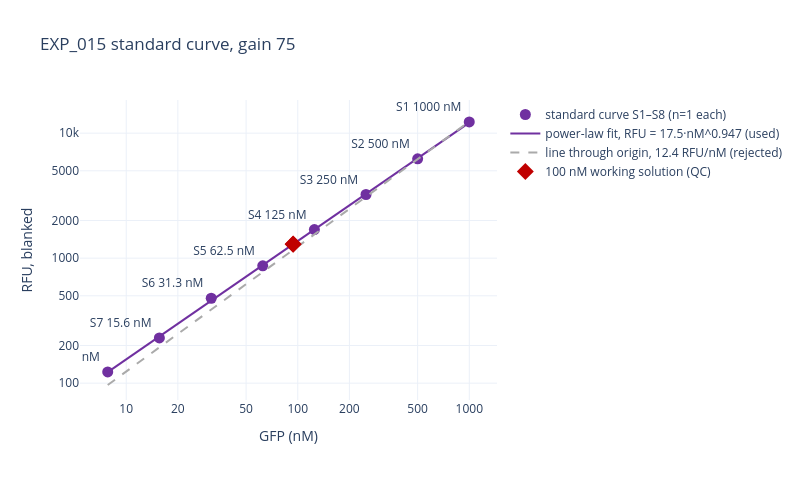

Notebook cell for this chart:
### Markdown cell above
## 3. The standard curve → a concentration axis

What EXP_014 did not have. With it, Tier 1 reports **nM of free GFP** instead of
a depletion fraction against a single reference well.

**The response is sublinear**, and this matters. Forcing a line through the
origin — the obvious thing to do — overestimates the low end by up to 27 %,
which is exactly where the depleted 100 nM Tier-1 samples sit. The curve is
therefore fitted as a power law, `RFU = A · nM^k`, which holds to a few percent
across all three decades.

Fitted on **gain 75**: gain 100 saturates at the top point (S1), and gain 50
throws away resolution at the bottom.

### Code cell
import plotly.graph_objects as go
import plotly.io as pio
pio.templates.default = 'plotly_white'

cur = df[df.group == 'curve'].dropna(subset=['curve_nM']).sort_values('curve_nM')
x = cur.curve_nM.to_numpy(float)
y = cur.f75.to_numpy(float)

# power law in log-log
k, lnA = np.polyfit(np.log(x), np.log(y), 1)
A = float(np.exp(lnA))
res_pow = 100 * (y - A * x**k) / (A * x**k)

# the naive alternative, for comparison
slope = float(np.sum(x * y) / np.sum(x * x))
res_lin = 100 * (y - slope * x) / (slope * x)

print(f'power law : RFU = {A:.2f} * nM^{k:.4f}')
print(f'            residuals % {np.round(res_pow, 1)}')
print(f'line thru 0: {slope:.2f} RFU/nM')
print(f'            residuals % {np.round(res_lin, 1)}   <- up to '
      f'{res_lin.max():.0f} % at the low end')
print(f'\nRFU per nM falls from {y[0]/x[0]:.1f} at {x[0]:g} nM to '
      f'{y[-1]/x[-1]:.1f} at {x[-1]:g} nM — a real {100*(1-(y[-1]/x[-1])/(y[0]/x[0])):.0f} % '
      'compression, not noise.')

def rfu_to_nM(rfu, gain=75):
    """Blanked RFU -> nM via the power-law curve. Converts other gains to 75 first."""
    r = np.asarray(rfu, dtype=float)
    if gain == 100:
        r = r / GAIN[(75, 100)]
    elif gain == 50:
        r = r * GAIN[(50, 75)]
    return (np.clip(r, 1e-9, None) / A) ** (1 / k)

# the 100 nM working solution, read against its own curve
qc = df[df.group == 'qc100']
qc_nM = rfu_to_nM(qc.f75)
C0_100 = float(np.mean(qc_nM))
print(f'\n100 nM working solution measures {C0_100:.1f} nM '
      f'({", ".join(f"{v:.1f}" for v in qc_nM)}) -> {100*(C0_100/100-1):+.1f} % of nominal')
print('Used as C0 for the 100 nM arm, in place of the nominal value.')

fig = go.Figure()
fig.add_trace(go.Scatter(x=x, y=y, mode='markers+text', text=cur['sample'],
                         textposition='top left', name='standard curve S1–S8 (n=1 each)',
                         marker=dict(size=11, color='#7030A0')))
xx = np.logspace(np.log10(x.min()), np.log10(x.max()), 100)
fig.add_trace(go.Scatter(x=xx, y=A * xx**k, mode='lines',
                         name=f'power-law fit, RFU = {A:.1f}·nM^{k:.3f} (used)',
                         line=dict(color='#7030A0')))
fig.add_trace(go.Scatter(x=xx, y=slope * xx, mode='lines',
                         name=f'line through origin, {slope:.1f} RFU/nM (rejected)',
                         line=dict(color='#aaaaaa', dash='dash')))
fig.add_trace(go.Scatter(x=[C0_100] * len(qc_nM), y=qc.f75, mode='markers',
                         name='100 nM working solution (QC)',
                         marker=dict(size=13, symbol='diamond', color='#C00000')))
fig.update_layout(title='EXP_015 standard curve, gain 75',
                  xaxis=dict(title='GFP (nM)', type='log',
                             tickvals=[10, 20, 50, 100, 200, 500, 1000]),
                  yaxis=dict(title='RFU, blanked', type='log',
                             tickvals=[100, 200, 500, 1000, 2000, 5000, 10000]),
                  width=800, height=480)
fig.write_html(DATA / 'EXP_015_curve.html')
fig.show()

### Figure 1 — Plotly figure (JSON) as saved in the notebook; plotly's stock layout.template omitted (floating-point values rounded to 4 significant figures)
{"data": [{"marker": {"color": "#7030A0", "size": 11}, "mode": "markers+text", "name": "standard curve S1–S8 (n=1 each)", "text": ["S8 7.8 nM", "S7 15.6 nM", "S6 31.3 nM", "S5 62.5 nM", "S4 125 nM", "S3 250 nM", "S2 500 nM", "S1 1000 nM"], "textposition": "top left", "type": "scatter", "x": [7.8, 15.6, 31.3, 62.5, 125.0, 250.0, 500.0, 1000.0], "y": [123.0, 230.0, 478.0, 869.0, 1695.0, 3231.0, 6235.0, 12310.0]}, {"line": {"color": "#7030A0"}, "mode": "lines", "name": "power-law fit, RFU = 17.5·nM^0.947 (used)", "type": "scatter", "x": [7.8, 8.192, 8.604, 9.036, 9.49, 9.967, 10.47, 10.99, 11.55, 12.13, 12.74, 13.38, 14.05, 14.75, 15.49, 16.27, 17.09, 17.95, 18.85, 19.8, 20.79, 21.84, 22.94, 24.09, 25.3, 26.57, 27.91, 29.31, 30.78, 32.33, 33.95, 35.66, 37.45, 39.33, 41.31, 43.38, 45.56, 47.85, 50.26, 52.78, 55.43, 58.22, 61.14, 64.22, 67.44, 70.83, 74.39, 78.13, 82.06, 86.18, 90.51, 95.06, 99.83, 104.9, 110.1, 115.7, 121.5, 127.6, 134.0, 140.7, 147.8, 155.2, 163.0, 171.2, 179.8, 188.8, 198.3, 208.3, 218.8, 229.7, 241.3, 253.4, 266.1, 279.5, 293.6, 308.3, 323.8, 340.1, 357.2, 375.1, 394.0, 413.8, 434.5, 456.4, 479.3, 503.4, 528.7, 555.3, 583.2, 612.5, 643.2, 675.6, 709.5, 745.2, 782.6, 821.9, 863.2, 906.6, 952.2, 1000.0], "y": [122.6, 128.4, 134.5, 140.9, 147.6, 154.6, 162.0, 169.7, 177.7, 186.2, 195.0, 204.3, 214.0, 224.2, 234.8, 246.0, 257.7, 269.9, 282.8, 296.2, 310.3, 325.0, 340.5, 356.6, 373.6, 391.3, 409.9, 429.4, 449.8, 471.2, 493.6, 517.0, 541.6, 567.3, 594.3, 622.5, 652.1, 683.1, 715.5, 749.5, 785.2, 822.5, 861.5, 902.5, 945.4, 990.3, 1037.0, 1087.0, 1138.0, 1192.0, 1249.0, 1308.0, 1371.0, 1436.0, 1504.0, 1575.0, 1650.0, 1729.0, 1811.0, 1897.0, 1987.0, 2081.0, 2180.0, 2284.0, 2392.0, 2506.0, 2625.0, 2750.0, 2880.0, 3017.0, 3161.0, 3311.0, 3468.0, 3633.0, 3806.0, 3986.0, 4176.0, 4374.0, 4582.0, 4800.0, 5028.0, 5267.0, 5517.0, 5779.0, 6054.0, 6341.0, 6643.0, 6958.0, 7289.0, 7635.0, 7998.0, 8378.0, 8776.0, 9193.0, 9630.0, 10090.0, 10570.0, 11070.0, 11600.0, 12150.0]}, {"line": {"color": "#aaaaaa", "dash": "dash"}, "mode": "lines", "name": "line through origin, 12.4 RFU/nM (rejected)", "type": "scatter", "x": [7.8, 8.192, 8.604, 9.036, 9.49, 9.967, 10.47, 10.99, 11.55, 12.13, 12.74, 13.38, 14.05, 14.75, 15.49, 16.27, 17.09, 17.95, 18.85, 19.8, 20.79, 21.84, 22.94, 24.09, 25.3, 26.57, 27.91, 29.31, 30.78, 32.33, 33.95, 35.66, 37.45, 39.33, 41.31, 43.38, 45.56, 47.85, 50.26, 52.78, 55.43, 58.22, 61.14, 64.22, 67.44, 70.83, 74.39, 78.13, 82.06, 86.18, 90.51, 95.06, 99.83, 104.9, 110.1, 115.7, 121.5, 127.6, 134.0, 140.7, 147.8, 155.2, 163.0, 171.2, 179.8, 188.8, 198.3, 208.3, 218.8, 229.7, 241.3, 253.4, 266.1, 279.5, 293.6, 308.3, 323.8, 340.1, 357.2, 375.1, 394.0, 413.8, 434.5, 456.4, 479.3, 503.4, 528.7, 555.3, 583.2, 612.5, 643.2, 675.6, 709.5, 745.2, 782.6, 821.9, 863.2, 906.6, 952.2, 1000.0], "y": [96.67, 101.5, 106.6, 112.0, 117.6, 123.5, 129.7, 136.3, 143.1, 150.3, 157.8, 165.8, 174.1, 182.9, 192.0, 201.7, 211.8, 222.5, 233.6, 245.4, 257.7, 270.7, 284.3, 298.6, 313.6, 329.3, 345.9, 363.2, 381.5, 400.7, 420.8, 441.9, 464.1, 487.5, 512.0, 537.7, 564.7, 593.1, 622.9, 654.2, 687.0, 721.6, 757.8, 795.9, 835.9, 877.9, 922.0, 968.3, 1017.0, 1068.0, 1122.0, 1178.0, 1237.0, 1300.0, 1365.0, 1433.0, 1505.0, 1581.0, 1660.0, 1744.0, 1832.0, 1924.0, 2020.0, 2122.0, 2228.0, 2340.0, 2458.0, 2581.0, 2711.0, 2847.0, 2990.0, 3141.0, 3299.0, 3464.0, 3638.0, 3821.0, 4013.0, 4215.0, 4427.0, 4649.0, 4883.0, 5128.0, 5386.0, 5656.0, 5941.0, 6239.0, 6553.0, 6882.0, 7228.0, 7591.0, 7972.0, 8373.0, 8794.0, 9235.0, 9699.0, 10190.0, 10700.0, 11240.0, 11800.0, 12390.0]}, {"marker": {"color": "#C00000", "size": 13, "symbol": "diamond"}, "mode": "markers", "name": "100 nM working solution (QC)", "type": "scatter", "x": [94.0, 94.0], "y": [1297.0, 1292.0]}], "layout": {"height": 480, "title": {"text": "EXP_015 standard curve, gain 75"}, "width": 800, "xaxis": {"tickvals": [10, 20, 50, 100, 200, 500, 1000], "title": {"text": "GFP (nM)"}, "type": "log"}, "yaxis": {"tickvals": [100, 200, 500, 1000, 2000, 5000, 10000], "title": {"text": "RFU, blanked"}, "type": "log"}}}
